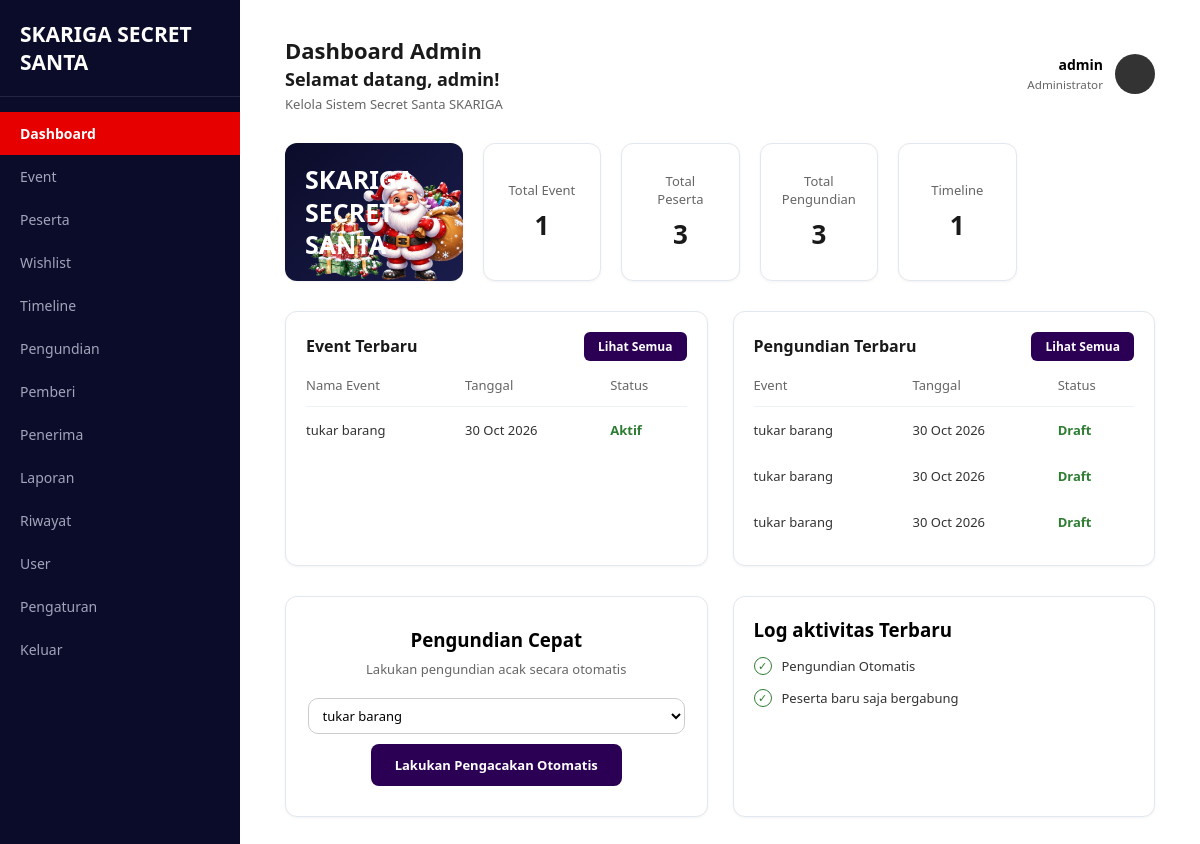
Screenshot of /pages/dashboard/menuadmin.php (signed in) with the database file from the repository.
### tables this page shows
CREATE TABLE `events` (
  `id` int(11) NOT NULL,
  `user_id` int(11) NOT NULL,
  `nama_event` varchar(150) NOT NULL,
  `deskripsi` text DEFAULT NULL,
  `budget` decimal(12,2) DEFAULT 0.00,
  `tanggal_event` date DEFAULT NULL,
  `status` enum('draft','aktif','selesai') DEFAULT 'draft',
  `created_at` timestamp NOT NULL DEFAULT current_timestamp()
);

### config/config.php (called while the page is built, shortened)
<?php
$base_url = 'http://localhost:8080/Project-TA-rey-nesya-rendra/';
function base_url($path = '')
{
    global $base_url;
    return $base_url . ltrim($path, '/');
}
?>

### includes/functions.php (called while the page is built, shortened)
<?php
function h($str)
{
    return htmlspecialchars((string) $str, ENT_QUOTES, 'UTF-8');
}
?>

### pages/dashboard/menuadmin.php (the view, shortened to what this page needs)
<?php
require_once __DIR__ . '/../../config/config.php';
require_once __DIR__ . '/../../includes/functions.php';
$total_event = (int) $conn->query("SELECT COUNT(*) AS total FROM events")->fetch_assoc()['total'];
$total_peserta = (int) $conn->query("SELECT COUNT(*) AS total FROM peserta")->fetch_assoc()['total'];
$total_pengundian = (int) $conn->query("SELECT COUNT(*) AS total FROM pengundian")->fetch_assoc()['total'];
$total_timeline = (int) $conn->query("SELECT COUNT(*) AS total FROM timeline")->fetch_assoc()['total'];
$event_terbaru = $conn->query(
    "SELECT nama_event, tanggal_event, status
     FROM events
     ORDER BY created_at DESC
     LIMIT 5"
);
$daftar_event = [];
$resDaftar = $conn->query("SELECT id, nama_event FROM events ORDER BY created_at DESC");
while ($resDaftar && ($ev = $resDaftar->fetch_assoc())) {
    $daftar_event[] = $ev;
}
$pengundian_terbaru = $conn->query(
    "SELECT e.nama_event, p.tanggal_undi, p.status
     FROM pengundian p
     JOIN events e ON e.id = p.event_id
     ORDER BY p.tanggal_undi DESC
     LIMIT 5"
);
?>
<!DOCTYPE html>
<html lang="id">
<head>
    <link rel="stylesheet" href="<?= base_url('assets/css/style_admin.css') ?>">
</head>
<body>
    <div class="dashboard-container">
        <aside>
            <div class="brand">
                <h2>SKARIGA SECRET SANTA</h2>
            </div>
            <nav>
                <ul>
                    <li class="active"><a href="<?= base_url('pages/dashboard/menuadmin.php') ?>">Dashboard</a></li>
                    <li><a href="<?= base_url('pages/event/event.php') ?>">Event</a></li>
                    <li><a href="<?= base_url('pages/peserta/index.php') ?>">Peserta</a></li>
                    <li><a href="<?= base_url('pages/wishlist/index.php') ?>">Wishlist</a></li>
                    <li><a href="<?= base_url('pages/timeline/index.php') ?>">Timeline</a></li>
                    <li><a href="<?= base_url('pages/pengundian/index.php') ?>">Pengundian</a></li>
                    <li><a href="<?= base_url('pages/pemberi/index.php') ?>">Pemberi</a></li>
                    <li><a href="<?= base_url('pages/penerima/index.php') ?>">Penerima</a></li>
                    <li><a href="<?= base_url('pages/laporan/index.php') ?>">Laporan</a></li>
                    <li><a href="<?= base_url('pages/riwayat/index.php') ?>">Riwayat</a></li>
                    <li><a href="<?= base_url('pages/user/index.php') ?>">User</a></li>
                    <li><a href="<?= base_url('pages/adminpengaturan/index.php') ?>">Pengaturan</a></li>
                    <li><a href="<?= base_url('logout.php') ?>">Keluar</a></li>
                </ul>
            </nav>
        </aside>
        <main>
            <header>
                <div class="header-title">
                    <h2>Dashboard Admin</h2>
                    <h3>Selamat datang, <?= h($_SESSION['nama'] ?? 'Admin') ?>!</h3>
                    <p>Kelola Sistem Secret Santa SKARIGA</p>
                </div>
                <a href="<?= base_url('pages/profiladmin/index.php') ?>"
                    class="user-profile"
                    style="text-decoration: none; color: inherit;">
                    <div style="text-align: right;">
                        <strong><?= h($_SESSION['nama'] ?? 'Admin') ?></strong><br>
                        <small style="color: #666;">Administrator</small>
                    </div>
                    <div class="user-avatar" style="overflow:hidden;">
                    </div>
                </a>
            </header>
            <section class="grid-4">
                <div class="card banner-card" style="position: relative; overflow: hidden;">
                    <h3 style="position: relative; z-index: 2;">
                        SKARIGA<br>
                        SECRET<br>
                        SANTA
                    </h3>
                    <img src="<?= base_url('assets/img/dasbor.png') ?>"
                        alt="santa"
                        style="
            position: absolute;
            right: -10px;
            top: 20px;
            width: 180px;
            z-index: 1;
         ">
                </div>
                <div class="card stat-card">
                    <p>Total Event</p>
                    <h3><?= $total_event ?></h3>
                </div>
                <div class="card stat-card">
                    <p>Total Peserta</p>
                    <h3><?= $total_peserta ?></h3>
                </div>
                <div class="card stat-card">
                    <p>Total Pengundian</p>
                    <h3><?= $total_pengundian ?></h3>
                </div>
                <div class="card stat-card">
                    <p>Timeline</p>
                    <h3><?= $total_timeline ?></h3>
                </div>
            </section>
            <section class="grid-2">
                <div class="card">
                    <div class="card-header">
                        <h3>Event Terbaru</h3>
                        <a href="<?= base_url('pages/event/event.php') ?>" class="btn-all">Lihat Semua</a>
                    </div>
                    <table>
                        <thead>
                            <tr>
                                <th>Nama Event</th>
                                <th>Tanggal</th>
                                <th>Status</th>
                            </tr>
                        </thead>
                        <tbody>
                            <?php if ($event_terbaru->num_rows === 0): ?>
                                <tr>
                                    <td colspan="3" style="text-align:center; color:#666;">Belum ada event</td>
                                </tr>
                            <?php else: ?>
                                <?php while ($e = $event_terbaru->fetch_assoc()): ?>
                                    <tr>
                                        <td><?= h($e['nama_event']) ?></td>
                                        <td><?= $e['tanggal_event'] ? date('d M Y', strtotime($e['tanggal_event'])) : '-' ?></td>
                                        <td class="<?= $e['status'] === 'aktif' ? 'badge-active' : 'badge-done' ?>">
                                            <?= h(ucfirst($e['status'])) ?>
                                        </td>
                                    </tr>
                                <?php endwhile; ?>
                            <?php endif; ?>
                        </tbody>
                    </table>
                </div>
                <div class="card">
                    <div class="card-header">
                        <h3>Pengundian Terbaru</h3>
                        <a href="<?= base_url('pages/pengundian/index.php') ?>" class="btn-all">Lihat Semua</a>
                    </div>
                    <table>
                        <thead>
                            <tr>
                                <th>Event</th>
                                <th>Tanggal</th>
                                <th>Status</th>
                            </tr>
                        </thead>
                        <tbody>
                            <?php if ($pengundian_terbaru->num_rows === 0): ?>
                                <tr>
                                    <td colspan="3" style="text-align:center; color:#666;">Belum ada pengundian</td>
                                </tr>
                            <?php else: ?>
                                <?php while ($p = $pengundian_terbaru->fetch_assoc()): ?>
                                    <tr>
                                        <td><?= h($p['nama_event']) ?></td>
                                        <td><?= date('d M Y', strtotime($p['tanggal_undi'])) ?></td>
                                        <td class="<?= $p['status'] === 'terkirim' ? 'badge-done' : 'badge-active' ?>">
                                            <?= h(ucfirst($p['status'])) ?>
                                        </td>
                                    </tr>
                                <?php endwhile; ?>
                            <?php endif; ?>
                        </tbody>
                    </table>
                </div>
            </section>
            <section class="grid-2">
                <div class="card quick-draw">
                    <h3>Pengundian Cepat</h3>
                    <p>Lakukan pengundian acak secara otomatis</p>
                    <?php if (!$daftar_event): ?>
                        <p style="color:#666; font-size:13px;">Belum ada event. Buat event terlebih dahulu.</p>
                    <?php else: ?>
                        <form action="<?= base_url('pages/pengundian/index.php') ?>" method="GET">
                            <select name="event_id" aria-label="Pilih event"
                                    style="width:100%; height:36px; padding:0 10px; margin-bottom:10px; font-size:13px; background:#fff; border:1px solid #ccc; border-radius:10px;">
                                <?php foreach ($daftar_event as $ev): ?>
                                    <option value="<?= (int) $ev['id'] ?>"><?= h($ev['nama_event']) ?></option>
                                <?php endforeach; ?>
                            </select>
                            <button type="submit" class="btn-primary">Lakukan Pengacakan Otomatis</button>
                        </form>
                    <?php endif; ?>
                </div>
                <div class="card">
                    <h3>Log aktivitas Terbaru</h3>
                    <ul class="log-list">
                        <li><span class="check-icon">✓</span> Pengundian Otomatis</li>
                        <li><span class="check-icon">✓</span> Peserta baru saja bergabung</li>
                    </ul>
                </div>
            </section>
        </main>
    </div>
</body>
</html>

### assets/css/style_admin.css (style rules this page uses)
* { box-sizing: border-box; margin: 0; padding: 0; font-family: 'Segoe UI', Tahoma, Geneva, Verdana, sans-serif; }
html, body { width: 100%; height: 100%; overflow-x: hidden; background-color: #ffffff; }
.dashboard-container { display: flex; width: 100vw; min-height: 100vh; background-color: #ffffff; }
aside { width: 240px; background-color: #0b0c2a; color: #ffffff; padding: 20px 0; flex-shrink: 0; min-height: 100vh; }
.brand { padding: 0 20px 20px 20px; font-size: 14px; font-weight: bold; border-bottom: 1px solid rgba(255, 255, 255, 0.1); }
aside nav ul { list-style: none; margin-top: 15px; }
aside nav ul li a { display: block; padding: 12px 20px; color: #a0a5ba; text-decoration: none; font-size: 14px; transition: all 0.3s ease; }
aside nav ul li.active a, aside nav ul li a:hover { background-color: #e60000; color: #ffffff; font-weight: bold; }
main { flex: 1; padding: 35px 45px; background-color: #ffffff; min-height: 100vh; }
header { display: flex; justify-content: space-between; align-items: center; margin-bottom: 30px; }
.header-title h2 { font-size: 22px; color: #1a1a1a; font-weight: 700; }
.header-title h3 { font-size: 18px; color: #1a1a1a; margin-top: 2px; }
.header-title p, .page-header p { font-size: 13px; color: #666; margin-top: 4px; }
.user-profile { display: flex; align-items: center; gap: 12px; font-size: 14px; text-align: right; }
.user-avatar { width: 40px; height: 40px; background-color: #333; border-radius: 50%; }
.grid-4 { display: grid; grid-template-columns: 1.5fr repeat(5, 1fr); gap: 20px; margin-bottom: 30px; }
.grid-2 { display: grid; grid-template-columns: 1fr 1fr; gap: 25px; margin-bottom: 30px; }
.card { border: 1px solid #e2e8f0; border-radius: 12px; padding: 20px; background-color: #ffffff; box-shadow: 0 1px 3px rgba(0, 0, 0, 0.05); }
.banner-card { background: linear-gradient(135deg, #0b0c2a 0%, #1a1c4b 100%); color: white; display: flex; flex-direction: column; justify-content: center; border: none; }
.banner-card h3 { font-size: 25px; line-height: 1.3; }
.stat-card { text-align: center; display: flex; flex-direction: column; justify-content: center; }
.stat-card p { font-size: 13px; color: #666; margin-bottom: 8px; }
.stat-card h3 { font-size: 26px; color: #1a1a1a; }
.card-header { display: flex; justify-content: space-between; align-items: center; margin-bottom: 15px; }
.card-header h3 { font-size: 16px; color: #1a1a1a; }
.btn-all { background-color: #2b0054; color: white; padding: 6px 14px; border-radius: 6px; font-size: 12px; text-decoration: none; font-weight: 600; }
table { width: 100%; border-collapse: collapse; font-size: 13px; }
table th { text-align: left; color: #666; font-weight: 500; padding-bottom: 12px; border-bottom: 1px solid #edf2f7; }
table td { padding: 14px 0; color: #333; }
.badge-active, .badge-done { color: #2e7d32; font-weight: 600; }
.quick-draw { display: flex; flex-direction: column; align-items: center; text-align: center; justify-content: center; padding: 30px 20px; }
.quick-draw p { font-size: 13px; color: #666; margin: 8px 0 20px 0; }
.btn-primary { background-color: #2b0054; color: white; border: none; padding: 12px 24px; border-radius: 8px; font-weight: 600; cursor: pointer; font-size: 13px; transition: background 0.3s ease; }
.log-list { list-style: none; margin-top: 15px; }
.log-list li { font-size: 13px; color: #333; margin-bottom: 14px; display: flex; align-items: center; gap: 10px; }
.check-icon { color: #2e7d32; border: 1px solid #2e7d32; border-radius: 50%; width: 18px; height: 18px; display: inline-flex; align-items: center; justify-content: center; font-size: 11px; }

### rows the page displays
events: nama_event "tukar barang", tanggal_event "30 Oct 2026", status "Aktif"

### other values shown
$_SESSION['nama'] "admin"
$total_event "1"
$total_peserta "3"
$total_pengundian "3"
$total_timeline "1"
$p['nama_event'] "tukar barang"
date('d M Y', strtotime($p['tanggal_undi'])) "30 Oct 2026"
$p['status'] "Draft"
form field event_id "tukar barang"
